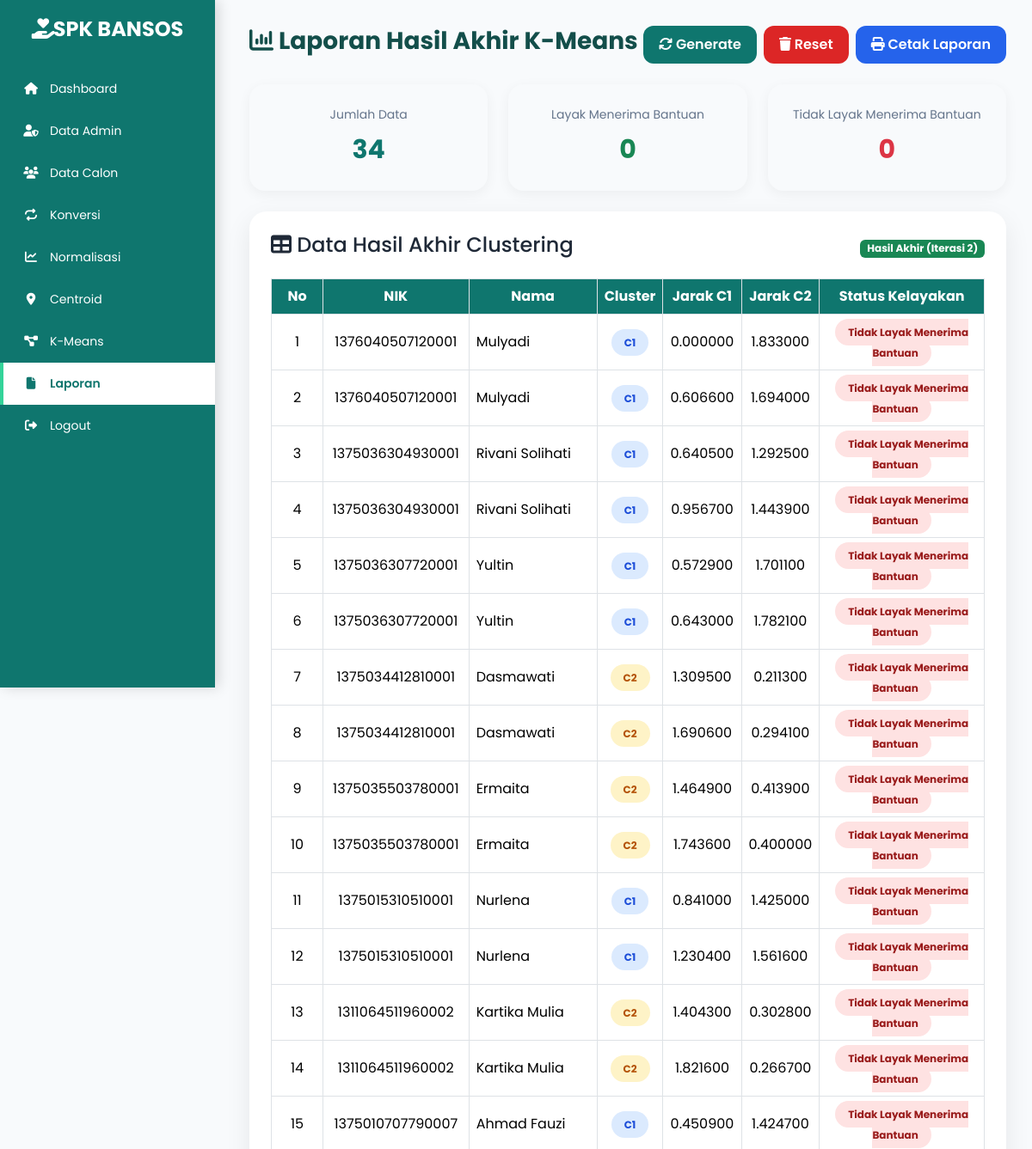
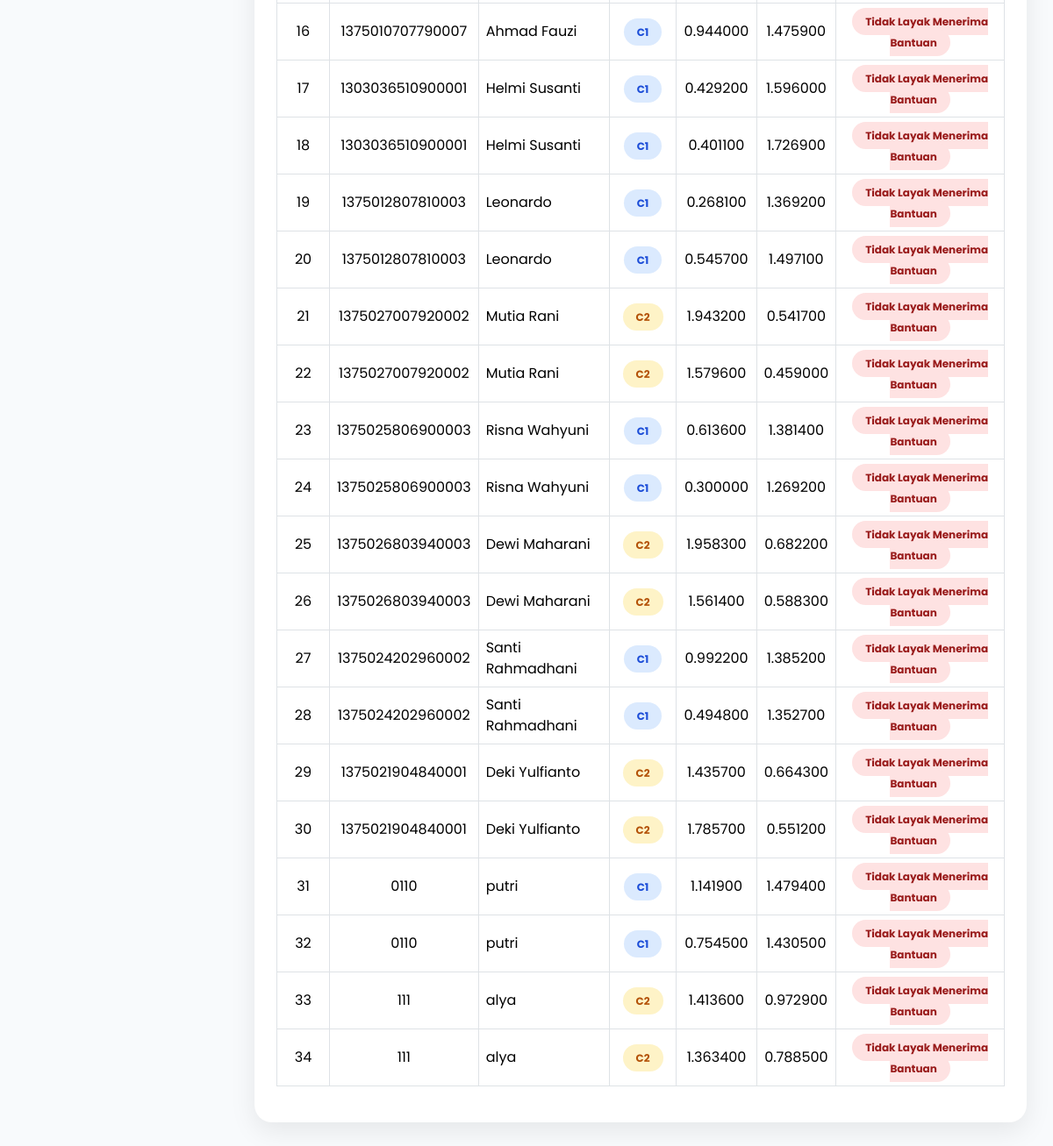
The app's page /admin/laporan.php (signed in) with its own data (2 pictures, top to bottom).
### tables this page shows
CREATE TABLE `tbl_laporan_hasil` (
  `id_laporan` int(11) NOT NULL,
  `id_calon` int(11) NOT NULL,
  `id_perhitungan` int(11) NOT NULL,
  `cluster` enum('C1','C2') DEFAULT NULL,
  `jarak_c1` decimal(10,4) DEFAULT NULL,
  `jarak_c2` decimal(10,4) DEFAULT NULL,
  `status_kelayakan` enum('Layak','Tidak Layak') DEFAULT NULL,
  `tanggal` datetime DEFAULT current_timestamp()
);

CREATE TABLE `tbl_calon_penerima` (
  `id_calon` int(11) NOT NULL,
  `nik` varchar(16) NOT NULL,
  `nama` varchar(100) NOT NULL,
  `alamat` text DEFAULT NULL,
  `pendapatan` decimal(12,2) NOT NULL,
  `jumlah_tanggungan` int(11) NOT NULL,
  `daya_listrik` enum('450 VA','900 VA') NOT NULL,
  `status_rumah` enum('Bebas Sewa','Kontrak','Milik Sendiri') NOT NULL,
  `kondisi_rumah` enum('Tidak Permanen','Semi Permanen','Permanen') NOT NULL,
  `created_at` timestamp NULL DEFAULT current_timestamp(),
  `updated_at` timestamp NULL DEFAULT current_timestamp() ON UPDATE current_timestamp()
);

### admin/laporan.php (the view, shortened to what this page needs)
<?php
require_once __DIR__."/../config/koneksi.php";
$query=mysqli_query($conn,"
SELECT
lh.*,
cp.nik,
cp.nama
FROM tbl_laporan_hasil lh
JOIN tbl_calon_penerima cp
ON lh.id_calon=cp.id_calon
ORDER BY cp.id_calon ASC
");
$total=mysqli_num_rows($query);
$totalData=mysqli_fetch_assoc(mysqli_query($conn,"
SELECT COUNT(*) total
FROM tbl_laporan_hasil
"));
$totalLayak=mysqli_fetch_assoc(mysqli_query($conn,"
SELECT COUNT(*) total
FROM tbl_laporan_hasil
WHERE status_kelayakan='Layak Menerima Bantuan'
"));
$totalTidak=mysqli_fetch_assoc(mysqli_query($conn,"
SELECT COUNT(*) total
FROM tbl_laporan_hasil
WHERE status_kelayakan='Tidak Layak Menerima Bantuan'
"));
include "../includes/header.php";
include "../includes/sidebar.php";
?>
<div class="content">
<div class="d-flex justify-content-between align-items-center mb-4">
<h3 class="title">
<i class="fa-solid fa-chart-column"></i>
Laporan Hasil Akhir K-Means
</h3>
<div class="d-flex gap-2">
<form method="POST">
<button
name="generate"
class="btn btn-generate"
onclick="return confirm('Generate laporan hasil akhir?')">
<i class="fa fa-refresh"></i>
Generate
</button>
</form>
<form method="POST">
<button
name="reset"
class="btn btn-reset"
onclick="return confirm('Hapus laporan?')">
<i class="fa fa-trash"></i>
Reset
</button>
</form>
<a href="cetak_laporan.php"
target="_blank"
class="btn btn-cetak">
<i class="fa fa-print"></i>
Cetak Laporan
</a>
</div>
</div>
<div class="row mb-4">
<div class="col-md-4">
<div class="stat-box">
<div class="stat-label">
Jumlah Data
</div>
<div class="stat-value">
<?= $totalData['total']; ?>
</div>
</div>
</div>
<div class="col-md-4">
<div class="stat-box">
<div class="stat-label">
Layak Menerima Bantuan
</div>
<div class="stat-value text-success">
<?= $totalLayak['total']; ?>
</div>
</div>
</div>
<div class="col-md-4">
<div class="stat-box">
<div class="stat-label">
Tidak Layak Menerima Bantuan
</div>
<div class="stat-value text-danger">
<?= $totalTidak['total']; ?>
</div>
</div>
</div>
</div>
<div class="card-custom">
    <div class="d-flex justify-content-between align-items-center mb-3">
        <h4>
            <i class="fa-solid fa-table"></i>
            Data Hasil Akhir Clustering
        </h4>
        <span class="badge bg-success">
            Hasil Akhir (Iterasi 2)
        </span>
    </div>
    <div class="table-responsive">
        <table class="table table-bordered table-hover">
            <thead>
                <tr>
                    <th width="60">No</th>
                    <th>NIK</th>
                    <th>Nama</th>
                    <th>Cluster</th>
                    <th>Jarak C1</th>
                    <th>Jarak C2</th>
                    <th>Status Kelayakan</th>
                </tr>
            </thead>
            <tbody>
            <?php if($total>0): ?>
            <?php
            $no=1;
            while($row=mysqli_fetch_assoc($query)):
            ?>
            <tr>
                <td><?= $no++; ?></td>
                <td><?= htmlspecialchars($row['nik']); ?></td>
                <td style="text-align:left;">
                    <?= htmlspecialchars($row['nama']); ?>
                </td>
                <td>
                    <?php if($row['cluster']=="C1"): ?>
                        <span class="badge-c1">
                            <?= $row['cluster']; ?>
                        </span>
                    <?php else: ?>
                        <span class="badge-c2">
                            <?= $row['cluster']; ?>
                        </span>
                    <?php endif; ?>
                </td>
                <td>
                    <?= number_format($row['jarak_c1'],6); ?>
                </td>
                <td>
                    <?= number_format($row['jarak_c2'],6); ?>
                </td>
                <td>
                    <?php if($row['status_kelayakan']=="Layak Menerima Bantuan"): ?>
<span class="badge-layak">
    Layak Menerima Bantuan
</span>
<?php else: ?>
<span class="badge-tidak">
    Tidak Layak Menerima Bantuan
</span>
<?php endif; ?>
                </td>
            </tr>
            <?php endwhile; ?>
            <?php endif; ?>
            </tbody>
        </table>
    </div>
</div>
</div>
<?php include "../includes/footer.php"; ?>

### assets/css/style.css (style rules this page uses)
:root { --primary:#0F766E; --secondary:#134E4A; --bg:#F8FAFC; --card:#FFFFFF; --text:#1F2937; --accent:#34D399; --shadow:0 8px 20px rgba(0,0,0,.08); }
* { font-family:'Poppins',sans-serif; margin:0; padding:0; box-sizing:border-box; transition:.3s ease; }
body { background:var(--bg); color:var(--text); }
.content { margin-left:260px; padding:30px; transition:.3s ease; }

### admin/laporan.php (style rules this page uses)
.title { color:#134E4A; font-weight:700; }
.card-custom { background:#fff; border-radius:20px; box-shadow:0 10px 30px rgba(0,0,0,.08); padding:25px; }
.stat-box { background:#F8FAFC; border-radius:18px; padding:25px; text-align:center; box-shadow:0 4px 15px rgba(0,0,0,.05); }
.stat-label { color:#64748B; font-size:14px; margin-bottom:8px; }
.stat-value { font-size:30px; font-weight:bold; color:#0F766E; }
.btn-generate { background:#0F766E; color:#fff; border:none; border-radius:12px; padding:10px 18px; font-weight:600; }
.btn-reset { background:#DC2626; color:#fff; border:none; border-radius:12px; padding:10px 18px; font-weight:600; }
.btn-cetak { background:#2563EB; color:#fff; border:none; border-radius:12px; padding:10px 18px; font-weight:600; }
.table thead th { background:#0F766E; color:#fff; text-align:center; vertical-align:middle; }
.table tbody td { vertical-align:middle; text-align:center; }
.badge-c1 { background:#DBEAFE; color:#1D4ED8; padding:7px 15px; border-radius:20px; font-size:12px; font-weight:bold; }
.badge-c2 { background:#FEF3C7; color:#B45309; padding:7px 15px; border-radius:20px; font-size:12px; font-weight:bold; }
.badge-tidak { background:#FEE2E2; color:#991B1B; padding:7px 15px; border-radius:20px; font-size:12px; font-weight:bold; }

### records on screen
tbl_laporan_hasil: id_calon.nik "1376040507120001", id_calon.nama "Mulyadi", cluster "C1", jarak_c1 "0.000000", jarak_c2 "1.833000", status_kelayakan "Tidak Layak Menerima Bantuan"
tbl_laporan_hasil: id_calon.nik "1376040507120001", id_calon.nama "Mulyadi", cluster "C1", jarak_c1 "0.606600", jarak_c2 "1.694000", status_kelayakan "Tidak Layak Menerima Bantuan"
tbl_laporan_hasil: id_calon.nik "1375036304930001", id_calon.nama "Rivani Solihati", cluster "C1", jarak_c1 "0.640500", jarak_c2 "1.292500", status_kelayakan "Tidak Layak Menerima Bantuan"
tbl_laporan_hasil: id_calon.nik "1375036304930001", id_calon.nama "Rivani Solihati", cluster "C1", jarak_c1 "0.956700", jarak_c2 "1.443900", status_kelayakan "Tidak Layak Menerima Bantuan"
tbl_laporan_hasil: id_calon.nik "1375036307720001", id_calon.nama "Yultin", cluster "C1", jarak_c1 "0.572900", jarak_c2 "1.701100", status_kelayakan "Tidak Layak Menerima Bantuan"
tbl_laporan_hasil: id_calon.nik "1375036307720001", id_calon.nama "Yultin", cluster "C1", jarak_c1 "0.643000", jarak_c2 "1.782100", status_kelayakan "Tidak Layak Menerima Bantuan"
tbl_laporan_hasil: id_calon.nik "1375034412810001", id_calon.nama "Dasmawati", cluster "C2", jarak_c1 "1.309500", jarak_c2 "0.211300", status_kelayakan "Tidak Layak Menerima Bantuan"
tbl_laporan_hasil: id_calon.nik "1375034412810001", id_calon.nama "Dasmawati", cluster "C2", jarak_c1 "1.690600", jarak_c2 "0.294100", status_kelayakan "Tidak Layak Menerima Bantuan"
tbl_laporan_hasil: id_calon.nik "1375035503780001", id_calon.nama "Ermaita", cluster "C2", jarak_c1 "1.464900", jarak_c2 "0.413900", status_kelayakan "Tidak Layak Menerima Bantuan"
tbl_laporan_hasil: id_calon.nik "1375035503780001", id_calon.nama "Ermaita", cluster "C2", jarak_c1 "1.743600", jarak_c2 "0.400000", status_kelayakan "Tidak Layak Menerima Bantuan"
tbl_laporan_hasil: id_calon.nik "1375015310510001", id_calon.nama "Nurlena", cluster "C1", jarak_c1 "0.841000", jarak_c2 "1.425000", status_kelayakan "Tidak Layak Menerima Bantuan"
tbl_laporan_hasil: id_calon.nik "1375015310510001", id_calon.nama "Nurlena", cluster "C1", jarak_c1 "1.230400", jarak_c2 "1.561600", status_kelayakan "Tidak Layak Menerima Bantuan"
tbl_laporan_hasil: id_calon.nik "1311064511960002", id_calon.nama "Kartika Mulia", cluster "C2", jarak_c1 "1.404300", jarak_c2 "0.302800", status_kelayakan "Tidak Layak Menerima Bantuan"
tbl_laporan_hasil: id_calon.nik "1311064511960002", id_calon.nama "Kartika Mulia", cluster "C2", jarak_c1 "1.821600", jarak_c2 "0.266700", status_kelayakan "Tidak Layak Menerima Bantuan"
tbl_laporan_hasil: id_calon.nik "1375010707790007", id_calon.nama "Ahmad Fauzi", cluster "C1", jarak_c1 "0.450900", jarak_c2 "1.424700", status_kelayakan "Tidak Layak Menerima Bantuan"
tbl_laporan_hasil: id_calon.nik "1375010707790007", id_calon.nama "Ahmad Fauzi", cluster "C1", jarak_c1 "0.944000", jarak_c2 "1.475900", status_kelayakan "Tidak Layak Menerima Bantuan"
tbl_laporan_hasil: id_calon.nik "1303036510900001", id_calon.nama "Helmi Susanti", cluster "C1", jarak_c1 "0.429200", jarak_c2 "1.596000", status_kelayakan "Tidak Layak Menerima Bantuan"
tbl_laporan_hasil: id_calon.nik "1303036510900001", id_calon.nama "Helmi Susanti", cluster "C1", jarak_c1 "0.401100", jarak_c2 "1.726900", status_kelayakan "Tidak Layak Menerima Bantuan"
tbl_laporan_hasil: id_calon.nik "1375012807810003", id_calon.nama "Leonardo", cluster "C1", jarak_c1 "0.268100", jarak_c2 "1.369200", status_kelayakan "Tidak Layak Menerima Bantuan"
tbl_laporan_hasil: id_calon.nik "1375012807810003", id_calon.nama "Leonardo", cluster "C1", jarak_c1 "0.545700", jarak_c2 "1.497100", status_kelayakan "Tidak Layak Menerima Bantuan"
tbl_laporan_hasil: id_calon.nik "1375027007920002", id_calon.nama "Mutia Rani", cluster "C2", jarak_c1 "1.943200", jarak_c2 "0.541700", status_kelayakan "Tidak Layak Menerima Bantuan"
tbl_laporan_hasil: id_calon.nik "1375027007920002", id_calon.nama "Mutia Rani", cluster "C2", jarak_c1 "1.579600", jarak_c2 "0.459000", status_kelayakan "Tidak Layak Menerima Bantuan"
tbl_laporan_hasil: id_calon.nik "1375025806900003", id_calon.nama "Risna Wahyuni", cluster "C1", jarak_c1 "0.613600", jarak_c2 "1.381400", status_kelayakan "Tidak Layak Menerima Bantuan"
tbl_laporan_hasil: id_calon.nik "1375025806900003", id_calon.nama "Risna Wahyuni", cluster "C1", jarak_c1 "0.300000", jarak_c2 "1.269200", status_kelayakan "Tidak Layak Menerima Bantuan"
tbl_laporan_hasil: id_calon.nik "1375026803940003", id_calon.nama "Dewi Maharani", cluster "C2", jarak_c1 "1.958300", jarak_c2 "0.682200", status_kelayakan "Tidak Layak Menerima Bantuan"
tbl_laporan_hasil: id_calon.nik "1375026803940003", id_calon.nama "Dewi Maharani", cluster "C2", jarak_c1 "1.561400", jarak_c2 "0.588300", status_kelayakan "Tidak Layak Menerima Bantuan"
tbl_laporan_hasil: id_calon.nik "1375024202960002", id_calon.nama "Santi Rahmadhani", cluster "C1", jarak_c1 "0.992200", jarak_c2 "1.385200", status_kelayakan "Tidak Layak Menerima Bantuan"
tbl_laporan_hasil: id_calon.nik "1375024202960002", id_calon.nama "Santi Rahmadhani", cluster "C1", jarak_c1 "0.494800", jarak_c2 "1.352700", status_kelayakan "Tidak Layak Menerima Bantuan"
tbl_laporan_hasil: id_calon.nik "1375021904840001", id_calon.nama "Deki Yulfianto", cluster "C2", jarak_c1 "1.435700", jarak_c2 "0.664300", status_kelayakan "Tidak Layak Menerima Bantuan"
tbl_laporan_hasil: id_calon.nik "1375021904840001", id_calon.nama "Deki Yulfianto", cluster "C2", jarak_c1 "1.785700", jarak_c2 "0.551200", status_kelayakan "Tidak Layak Menerima Bantuan"
tbl_laporan_hasil: id_calon.nik "0110", id_calon.nama "putri", cluster "C1", jarak_c1 "1.141900", jarak_c2 "1.479400", status_kelayakan "Tidak Layak Menerima Bantuan"
tbl_laporan_hasil: id_calon.nik "0110", id_calon.nama "putri", cluster "C1", jarak_c1 "0.754500", jarak_c2 "1.430500", status_kelayakan "Tidak Layak Menerima Bantuan"
tbl_laporan_hasil: id_calon.nik "111", id_calon.nama "alya", cluster "C2", jarak_c1 "1.413600", jarak_c2 "0.972900", status_kelayakan "Tidak Layak Menerima Bantuan"
tbl_laporan_hasil: id_calon.nik "111", id_calon.nama "alya", cluster "C2", jarak_c1 "1.363400", jarak_c2 "0.788500", status_kelayakan "Tidak Layak Menerima Bantuan"

### other values on screen
$totalData['total'] "34"
$totalLayak['total'] "0"
$totalTidak['total'] "0"
